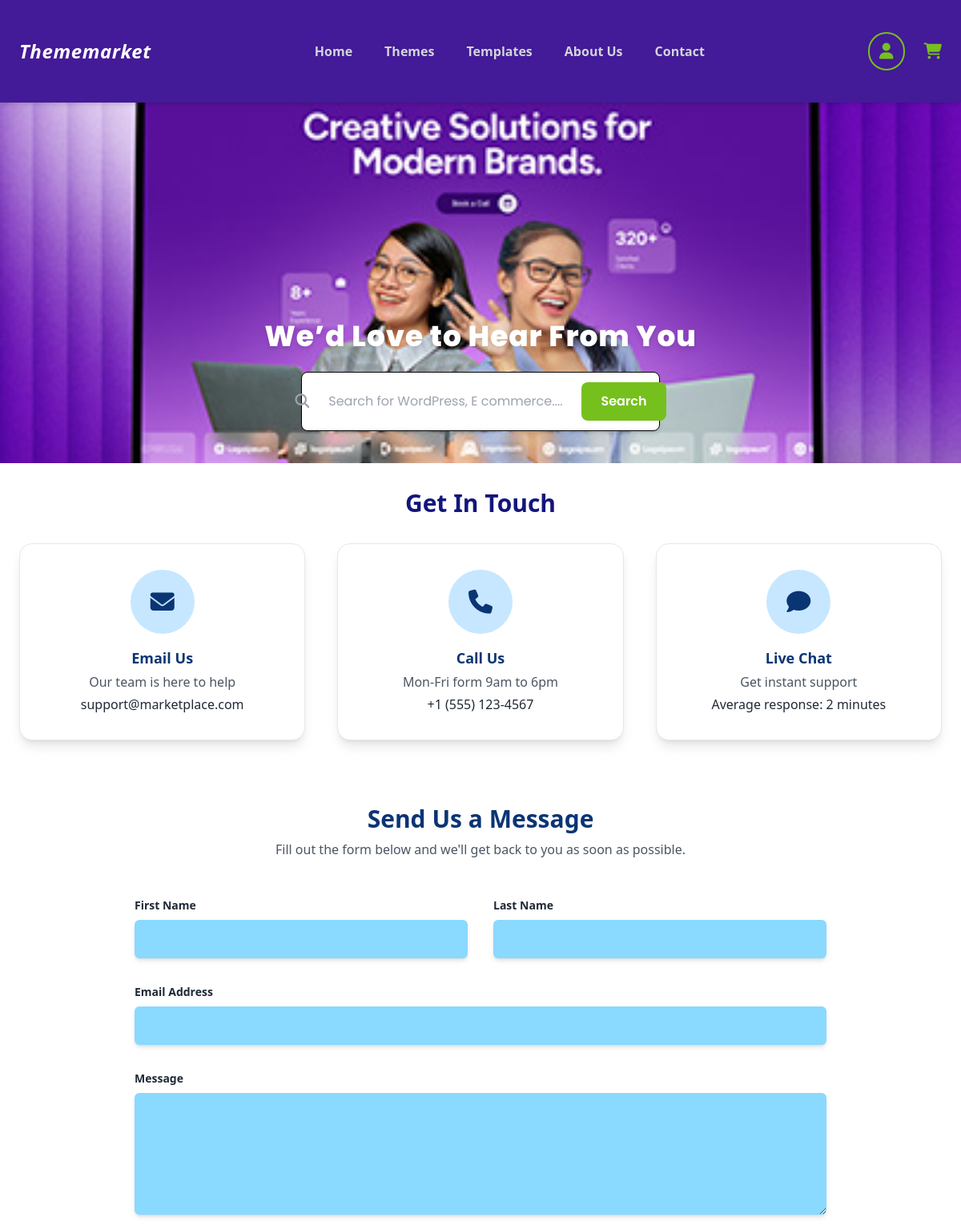
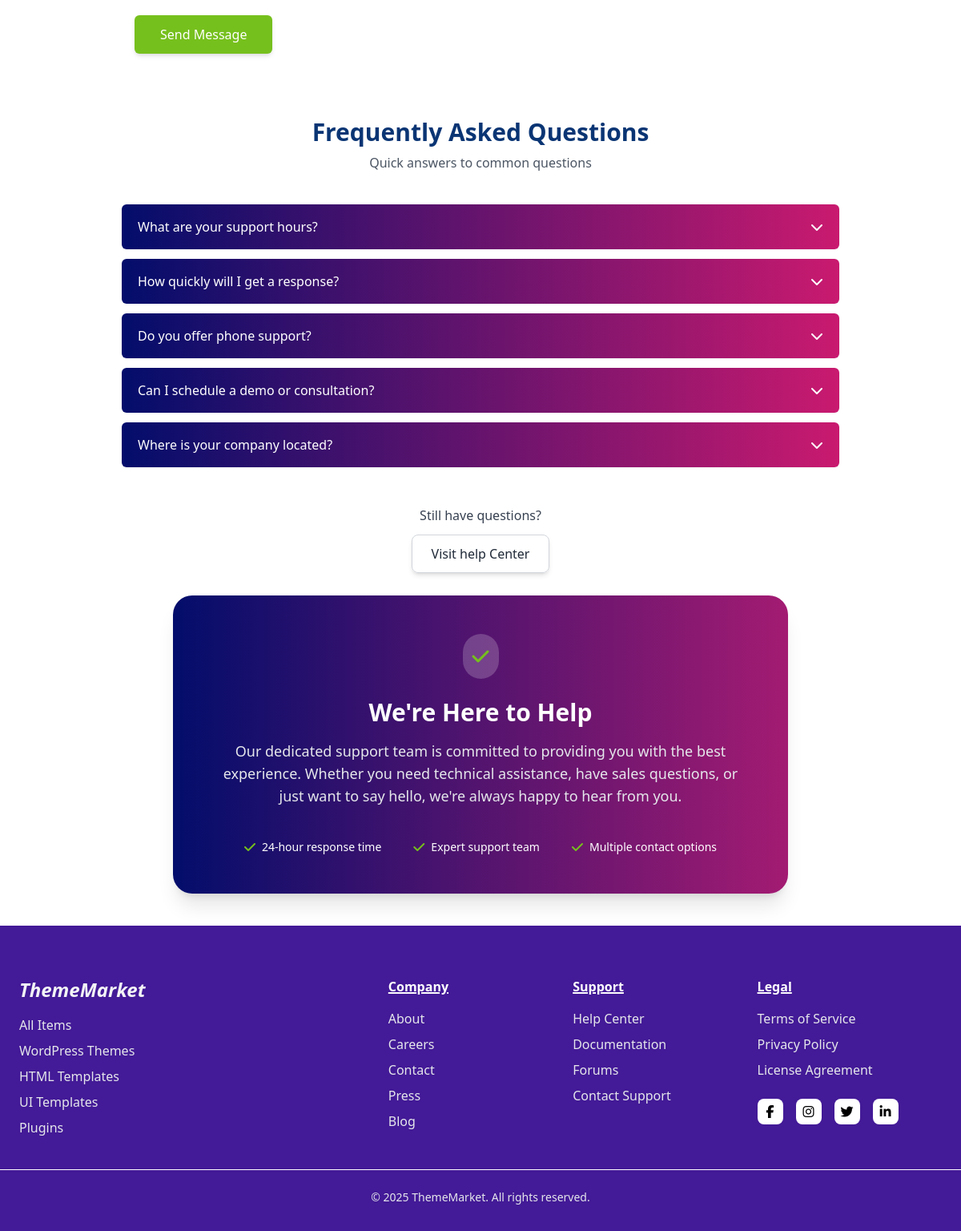
Page /contact/ on the committed database (2 pictures, top to bottom).
### myapp/models.py (models this page shows, shortened)
class ContactCard(models.Model):
    ICON_CHOICES = [
        ("envelope", "Email Icon"),
        ("phone", "Phone Icon"),
        ("comment", "Live Chat Icon"),
    ]
    icon = models.CharField(max_length=20, choices=ICON_CHOICES)
    title = models.CharField(max_length=100)
    line1 = models.CharField(max_length=200, blank=True, null=True)
    line2 = models.CharField(max_length=200, blank=True, null=True)
    order = models.PositiveIntegerField(default=0)
    class Meta:
        ordering = ["order"]

class FAQ(models.Model):
    question = models.CharField(max_length=255)
    answer = models.TextField()
    order = models.PositiveIntegerField(default=0)
    class Meta:
        ordering = ["order"]

### myapp/views.py (the view)
# urls.py: path('contact/', views.contact, name='contact'),
def contact(request):
    fqs = FAQ.objects.all()
    cards = ContactCard.objects.all()
    context ={
        "faqs": fqs,
        "cards": cards,
    }
    return render(request, "myapp/contact.html", context)

### myapp/context_processors.py (called while the page is built)
def cart_count(request):
    try:
        cart = get_or_create_cart(request)
        return {"cart_count": cart.items.count()}
    except:
        return {"cart_count": 0}

### myapp/utils.py (called while the page is built)
def get_or_create_cart(request):
    if not request.session.session_key:
        request.session.create()
    session_key = request.session.session_key
    cart, created = Cart.objects.get_or_create(session_key=session_key)
    if not cart.session_key:
        cart.session_key = session_key
        cart.save()
    return cart

### myapp/templates/myapp/contact.html (shortened to what this page needs)
{% extends "base.html" %}
{% load static %}
{% block content %}
{% include "myapp/components/about_hero.html" with page_title="We’d Love to Hear From You" show_search=True %}
    <h2 class="text-center text-3xl font-bold text-[#13157c] mt-8 mb-8">
        Get In Touch
    </h2>
    <div class="max-w-6xl mx-auto grid grid-cols-1 md:grid-cols-3 gap-10">
    {% for item in cards %}
    <div class="bg-white rounded-2xl p-8 shadow-lg border border-gray-200 text-center">
        <div class="w-20 h-20 rounded-full bg-[#C6E7FF] flex items-center justify-center mx-auto mb-4">
            <i class="fa-solid fa-{{ item.icon }} text-3xl text-[#0A3574]"></i>
        </div>
        <h3 class="font-semibold text-lg text-[#0A3574]">{{ item.title }}</h3>
        <p class="text-gray-600 mt-1">{{ item.line1 }}</p>
        <p class="text-gray-800 mt-1">{{ item.line2 }}</p>
    </div>
    {% endfor %}
</div>
   <section class="max-w-4xl mx-auto mt-20 px-4">
    <h2 class="text-3xl font-bold text-center text-[#0A3574]">Send Us a Message</h2>
    <p class="text-center text-gray-600 mt-2">
        Fill out the form below and we'll get back to you as soon as possible.
    </p>
    <form method="POST" class="mt-12 space-y-8">
        <div class="grid grid-cols-1 md:grid-cols-2 gap-8">
            <div>
                <label class="block text-sm font-semibold mb-2">First Name</label>
                <input type="text" name="first_name"
                       class="w-full bg-[#8AD9FF] rounded-md shadow-md h-12 px-4 outline-none"
                       placeholder="">
            </div>
            <div>
                <label class="block text-sm font-semibold mb-2">Last Name</label>
                <input type="text" name="last_name"
                       class="w-full bg-[#8AD9FF] rounded-md shadow-md h-12 px-4 outline-none"
                       placeholder="">
            </div>
        </div>
        <div>
            <label class="block text-sm font-semibold mb-2">Email Address</label>
            <input type="email" name="email"
                   class="w-full bg-[#8AD9FF] rounded-md shadow-md h-12 px-4 outline-none"
                   placeholder="">
        </div>
        <div>
            <label class="block text-sm font-semibold mb-2">Message</label>
            <textarea name="message" rows="5"
                      class="w-full bg-[#8AD9FF] rounded-md shadow-md p-4 outline-none"></textarea>
        </div>
        <button type="submit"
                class="bg-[#76C01D] text-white font-medium px-8 py-3 rounded-md shadow-md hover:shadow-lg transition">
            Send Message
        </button>
    </form>
    </section>
<section class="max-w-4xl mx-auto mt-20">
    <div class="text-center mb-10">
        <h2 class="text-3xl font-bold text-[#0A3574]">Frequently Asked Questions</h2>
        <p class="text-gray-600 mt-2">Quick answers to common questions</p>
    </div>
    <div class="space-y-3">
        {% for faq in faqs %}
        <div class="faq-item rounded-md overflow-hidden shadow-sm">
            <button class="faq-toggle w-full flex justify-between items-center px-5 py-4
                           text-white font-medium bg-gradient-to-r from-[#030d6b] to-[#c91a6f]">
                <span>{{ faq.question }}</span>
                <i class="fa-solid fa-chevron-down transition"></i>
            </button>
        </div>
        {% endfor %}
    </div>
    <div class="text-center mt-12 mb-10">
        <p class="text-gray-700 mb-6">Still have questions?</p>
        <a href="#"
           class="bg-white border border-gray-300 px-6 py-3 rounded-lg shadow-md hover:shadow-lg transition">
            Visit help Center
        </a>
    </div>
</section>
<section class="max-w-3xl mx-auto mb-10">
    <div class="rounded-3xl p-12 text-center shadow-xl
                bg-gradient-to-r from-[#030d6b] to-[#A31B72] text-white">
        <div class="flex justify-center mb-6">
            <div class="bg-white/20 p-3 rounded-full">
                <i class="fa-solid fa-check text-[#76C01D] text-2xl"></i>
            </div>
        </div>
        <h2 class="text-3xl font-bold mb-4">
            We're Here to Help
        </h2>
        <p class="text-lg text-gray-200 max-w-3xl mx-auto mb-10">
            Our dedicated support team is committed to providing you with the best experience.
            Whether you need technical assistance, have sales questions, or just want to say hello,
            we're always happy to hear from you.
        </p>
        <div class="flex items-center justify-center gap-10 flex-wrap">
            <div class="flex items-center gap-2 text-white">
                <i class="fa-solid fa-check text-[#76C01D]"></i>
                <span class="text-sm">24-hour response time</span>
            </div>
            <div class="flex items-center gap-2 text-white">
                <i class="fa-solid fa-check text-[#76C01D]"></i>
                <span class="text-sm">Expert support team</span>
            </div>
            <div class="flex items-center gap-2 text-white">
                <i class="fa-solid fa-check text-[#76C01D]"></i>
                <span class="text-sm">Multiple contact options</span>
            </div>
        </div>
    </div>
</section>
{% endblock %}

### myapp/templates/base.html (shortened to what this page needs)
{% load static %}
<!DOCTYPE html>
<html lang="en">
<head>
  <link rel="stylesheet" href="https://cdnjs.cloudflare.com/ajax/libs/font-awesome/6.5.0/css/all.min.css">
  <link rel="stylesheet" href="{% static '/css/styles.css' %}">
</head>
<body class="text-gray-800 flex flex-col min-h-screen">
  {% include "includes/navbar.html" %}
  <main class="flex-1">
    {% block content %}{% endblock %}
  </main>
  {% include "includes/footer.html" %}
</body>
</html>

### myapp/templates/includes/navbar.html (shortened to what this page needs)
<nav class="top-0 left-0 w-full bg-[#431A97] text-white shadow-md z-50">
  <div class="max-w-7xl mx-auto flex justify-between items-center px-6 py-10">
    <h1 class="text-2xl italic font-extrabold tracking-wide text-white">
      Thememarket
    </h1>
    <ul class="hidden md:flex space-x-10 font-semibold text-gray-300">
      <li>
        <a href="{% url 'home' %}"
           class="hover:text-white hover:border-b-4 border-[#76C01D] pb-1 transition duration-200 {% if request.path == '/' %}border-b-4 border-[#76C01D] text-white{% endif %}">
           Home
        </a>
      </li>
      <li>
        <a href="{% url 'theme' %}"
           class="hover:text-white hover:border-b-4 border-[#76C01D] pb-1 transition duration-200 {% if request.path == '/themes' %}border-b-4 border-[#76C01D] text-white{% endif %}">
           Themes
        </a>
      </li>
      <li>
        <a href="{% url 'templates' %}"
           class="hover:text-white hover:border-b-4 border-[#76C01D] pb-1 transition duration-200 {% if request.path == '/templates' %}border-b-4 border-[#76C01D] text-white{% endif %}">
           Templates
        </a>
      </li>
      <li>
        <a href="{% url 'about' %}"
           class="hover:text-white hover:border-b-4 border-[#76C01D] pb-1 transition duration-200 {% if request.path == '/about' %}border-b-4 border-[#76C01D] text-white{% endif %}">
           About Us
        </a>
      </li>
      <li>
        <a href="{% url 'contact' %}"
           class="hover:text-white hover:border-b-4 border-[#76C01D] pb-1 transition duration-200 {% if request.path == '/contact' %}border-b-4 border-[#76C01D] text-white{% endif %}">
           Contact
        </a>
      </li>
    </ul>
    <div class="flex items-center space-x-6">
      <a href="javascript:void(0)"
   onclick="openModal()" class="text-[#76C01D] hover:scale-110 transition-transform duration-200">
        <i class="fa-solid fa-user text-xl border-2 border-[#76C01D] px-3 py-2 rounded-full"></i>
      </a>
      <a href="{% url 'cart' %}" class="relative text-[#76C01D] hover:scale-110 transition-transform duration-200">
        <i class="fa-solid fa-cart-shopping text-xl"></i>
      </a>
    </div>
  </div>
</nav>

### myapp/templates/myapp/components/about_hero.html (shortened to what this page needs)
{%load static%}
<section class="relative h-[380px] md:h-[450px] w-full font-poppins">
    <div class="absolute inset-0">
        <img src="{% static 'images/hero-bg.jpg' %}"
             class="w-full h-full object-cover" alt="Hero Background">
    </div>
    <div class="relative z-10 max-w-3xl mx-auto h-full flex flex-col items-center justify-end py-10 text-center px-4">
        <h1 class="text-white text-2xl md:text-4xl font-extrabold mb-6 drop-shadow-md tracking-wide">
            {{ page_title }}
        </h1>
        {% if show_search %}
        <div class="flex items-center justify-center bg-white shadow-md border border-black
                  rounded-lg p-3 w-full max-w-md">
        <i class="fa-solid fa-magnifying-glass text-lg text-gray-400"></i>
        <input type="text"
               placeholder="Search for WordPress, E commerce...."
               class="flex-grow px-3 py-3 text-gray-700 focus:outline-none text-center">
        <button class="bg-[#76C01D] text-white font-semibold px-6 py-3
                       rounded-lg hover:bg-green-600 transition">
          Search
        </button>
      </div>
        {% endif %}
    </div>
</section>

### myapp/templates/includes/footer.html
<footer class="bg-[#431A97] text-gray-100 pt-16 pb-8">
  <div class="max-w-7xl mx-auto px-6 grid grid-cols-1 sm:grid-cols-2 md:grid-cols-5">
    <div class="col-span-2">
      <h2 class="text-2xl font-bold italic mb-4">ThemeMarket</h2>
      <ul class="space-y-2 text-gray-200">
        <li><a href="#" class="hover:text-white transition">All Items</a></li>
        <li><a href="#" class="hover:text-white transition">WordPress Themes</a></li>
        <li><a href="#" class="hover:text-white transition">HTML Templates</a></li>
        <li><a href="#" class="hover:text-white transition">UI Templates</a></li>
        <li><a href="#" class="hover:text-white transition">Plugins</a></li>
      </ul>
    </div>
    <div>
      <h3 class="font-semibold text-white mb-4 underline decoration-white decoration-2">Company</h3>
      <ul class="space-y-2 text-gray-200">
        <li><a href="#" class="hover:text-white transition">About</a></li>
        <li><a href="#" class="hover:text-white transition">Careers</a></li>
        <li><a href="#" class="hover:text-white transition">Contact</a></li>
        <li><a href="#" class="hover:text-white transition">Press</a></li>
        <li><a href="#" class="hover:text-white transition">Blog</a></li>
      </ul>
    </div>
    <div>
      <h3 class="font-semibold text-white mb-4 underline decoration-white decoration-2">Support</h3>
      <ul class="space-y-2 text-gray-200">
        <li><a href="#" class="hover:text-white transition">Help Center</a></li>
        <li><a href="#" class="hover:text-white transition">Documentation</a></li>
        <li><a href="#" class="hover:text-white transition">Forums</a></li>
        <li><a href="#" class="hover:text-white transition">Contact Support</a></li>
      </ul>
    </div>
    <div>
      <h3 class="font-semibold text-white mb-4 underline decoration-white decoration-2">Legal</h3>
      <ul class="space-y-2 text-gray-200 mb-6">
        <li><a href="#" class="hover:text-white transition">Terms of Service</a></li>
        <li><a href="#" class="hover:text-white transition">Privacy Policy</a></li>
        <li><a href="#" class="hover:text-white transition">License Agreement</a></li>
      </ul>
      <div class="flex space-x-4 mt-4">
        <a href="#" class="w-8 h-8 flex items-center justify-center rounded-lg bg-white transition">
          <i class="fa-brands fa-facebook-f text-black"></i>
        </a>
        <a href="#" class="w-8 h-8 flex items-center justify-center rounded-lg bg-white transition">
          <i class="fa-brands fa-instagram text-black"></i>
        </a>
        <a href="#" class="w-8 h-8 flex items-center justify-center rounded-lg bg-white transition">
          <i class="fa-brands fa-twitter text-black"></i>
        </a>
        <a href="#" class="w-8 h-8 flex items-center justify-center rounded-lg bg-white transition">
          <i class="fa-brands fa-linkedin-in text-black"></i>
        </a>
      </div>
    </div>
  </div>
  <div class="max-w-7xl mx-auto border-t border-white mt-10 pt-6 text-center text-gray-200 text-sm">
    © 2025 ThemeMarket. All rights reserved.
  </div>
</footer>

### rows in the picture
ContactCard: title "Email Us", line1 "Our team is here to help", line2 "support@marketplace.com"
ContactCard: title "Call Us", line1 "Mon-Fri form 9am to 6pm", line2 "+1 (555) 123-4567"
ContactCard: title "Live Chat", line1 "Get instant support", line2 "Average response: 2 minutes"
FAQ: question "What are your support hours?"
FAQ: question "How quickly will I get a response?"
FAQ: question "Do you offer phone support?"
FAQ: question "Can I schedule a demo or consultation?"
FAQ: question "Where is your company located?"

### other values in the picture
{{ page_title }} "We’d Love to Hear From You"
